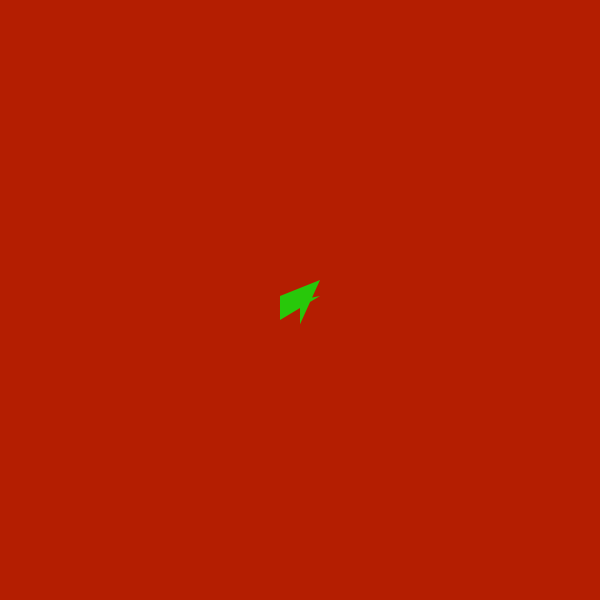
Frame 1 (no input)
Frame 60 (the mouse pressed at the canvas centre just before this capture): identical to frame 1, image omitted
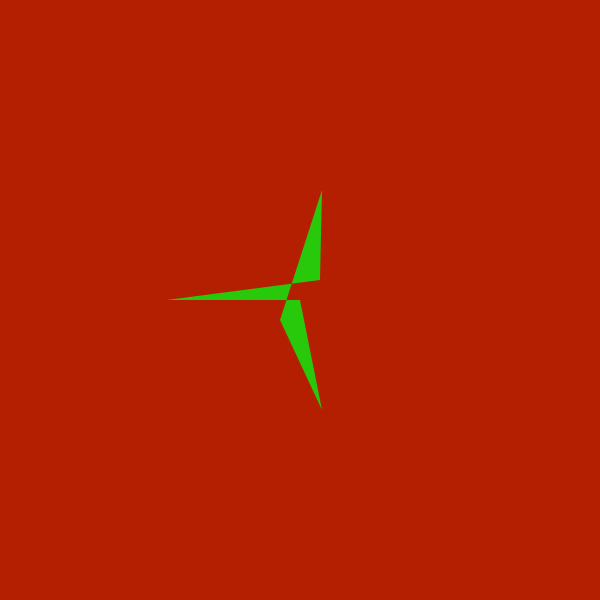
Frame 120 (the mouse held since frame 60 and released just before this capture)

The Processing sketch that drew these frames (run headless with seeded random() and noise(); from frame 60 on, the mouse is pressed at the canvas centre):

// Processing sketch: processing_166826
// ── processing_166826.pde

void setup(){
 size(600,600); 
 noStroke();
}

void draw(){
  translate(300,300);
background(180,30,1);
fill(40,200,10);
float p1[] = {-100,-20,1};
float p2[] = {0,100*sqrt(2)-20,1};
float p3[] = {100,-20,1};

float tMatrix[][]= new float [3][3];
initMatrix(tMatrix);

//Translate(tMatrix,mouseX,mouseY);

float r= map(mouseX,0,width,0,2*PI);


Rotate(tMatrix,r/2);


float s= map(mouseY,0,height,0.1,1);


Scale(tMatrix,2*s,2*s);



float new_p1[] = {0,0,0};
float new_p2[] = {0,0,0};
float new_p3[] = {0,0,0};
MatVec(tMatrix,p1,new_p1);
MatVec(tMatrix,p2,new_p2);
MatVec(tMatrix,p3,new_p3);



beginShape();
vertex(new_p1[0],new_p1[1]);
vertex(20,-20);
vertex(new_p2[0],new_p2[1]);
vertex(0,0);
vertex(new_p3[0],new_p3[1]);
vertex(-20,20);
endShape(CLOSE);

}

// Update tMatrix (transform matrix) with
// tMatrix x transMatrix
void Translate(float[][] tMatrix, float x, float y){
    float[][] transMatrix = {{1, 0, x}, {0, 1, y}, {0, 0, 1}};
    float[][] matIn = new float[3][3];
    MatCopy(tMatrix, matIn);
    MatMult(matIn, transMatrix, tMatrix); 
}


// Update tMatrix (transform matrix) with
// tMatrix x scaleMatrix

void Scale(float[][] tMatrix, float x, float y) {
  float[][] scaleMatrix = {{x,0,0},{0,y,0},{0,0,1}};
  float[][] matIn = new float[3][3];
  MatCopy(tMatrix, matIn);
  MatMult(matIn, scaleMatrix, tMatrix);
}


// Update tMatrix (transform matrix) with
// tMatrix x rotMatrix

void Rotate(float[][] tMatrix, float r){ 
  float[][] rotMatrix = {
  {cos(r), -sin(r), 0},{sin(r), cos(r), 0},{0, 0, 1}
  };
  
  float[][] matIn = new float[3][3];
  MatCopy(tMatrix, matIn);
  MatMult(matIn, rotMatrix, tMatrix); 
}



void initMatrix(float[][] m)
{ 
  // make matrix m an identity matrix!
  for (int i=0; i<3; i++)
  {
    for (int j=0; j<3; j++)
    {
      if (i==j) m[i][j] = 1;
      else m[i][j] = 0;
    }
  }
}


void MatMult(float[][] a, float[][] b, float[][] out)
{ // matrix out = matrix a x matrix b!
  for (int i=0; i<3; i++)
  {
    for (int j=0; j<3; j++)
    {
      float sum=0;
      for (int k=0; k<3; k++) 
      {
        sum += a[i][k] * b[k][j];
      }
        out[i][j] = sum;
     }   
  }
}



void MatVec(float[][] m, float[] v, float[] out)
{ // matrix out = matrix m x vector v!
  for (int i=0; i<3; i++) 
  {
     float sum=0;
     for (int k=0; k<3; k++) 
     {
       sum += m[i][k] * v[k];
     }
  out[i] = sum;
   }
}




void MatCopy(float[][] src, float[][] dst)
{ //copy matrix src to matrix dst!
  for (int i=0;i<3; ++i){
    for (int j=0;j<3; ++j){
      dst[i][j] = src[i][j];
    }
  }
 }
 
